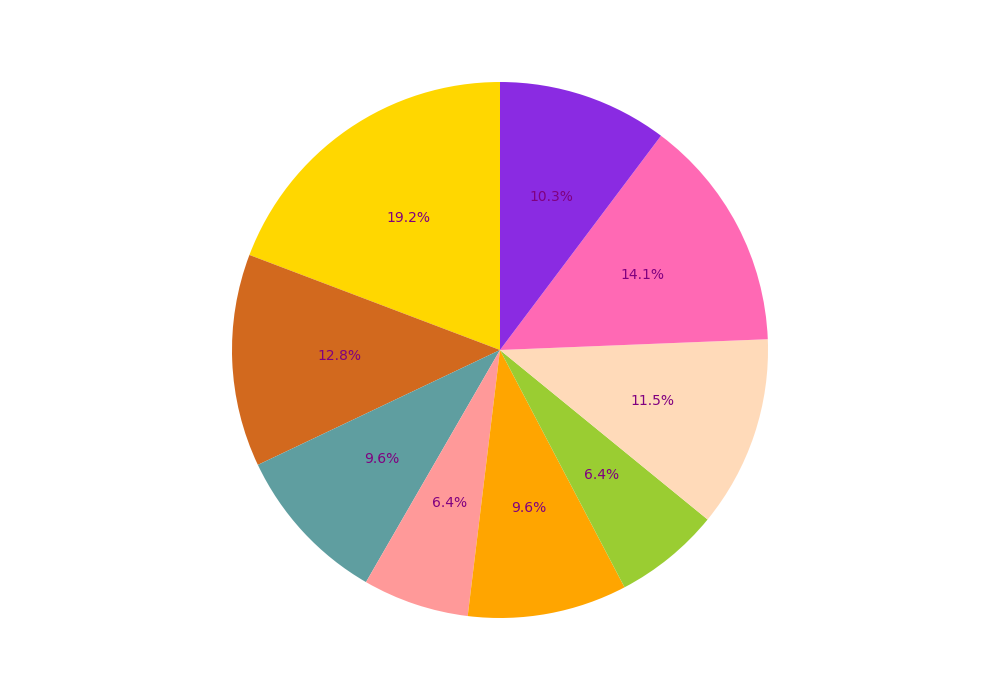

Generate this figure with Python:
import matplotlib.pyplot as plt

# Combined dataset
all_preferences = [300, 200, 150, 100, 150, 100, 180, 220, 160]
# Shuffled colors for each data group
all_colors = ['#FFD700', '#D2691E', '#5F9EA0', '#FF9999', '#FFA500', '#9ACD32', '#FFDAB9', '#FF69B4', '#8A2BE2']

fig, ax = plt.subplots(figsize=(10, 7))

ax.pie(all_preferences, colors=all_colors, autopct='%1.1f%%', startangle=90, textprops={'fontsize': 10, 'color': 'purple'})

plt.tight_layout()
plt.show()
